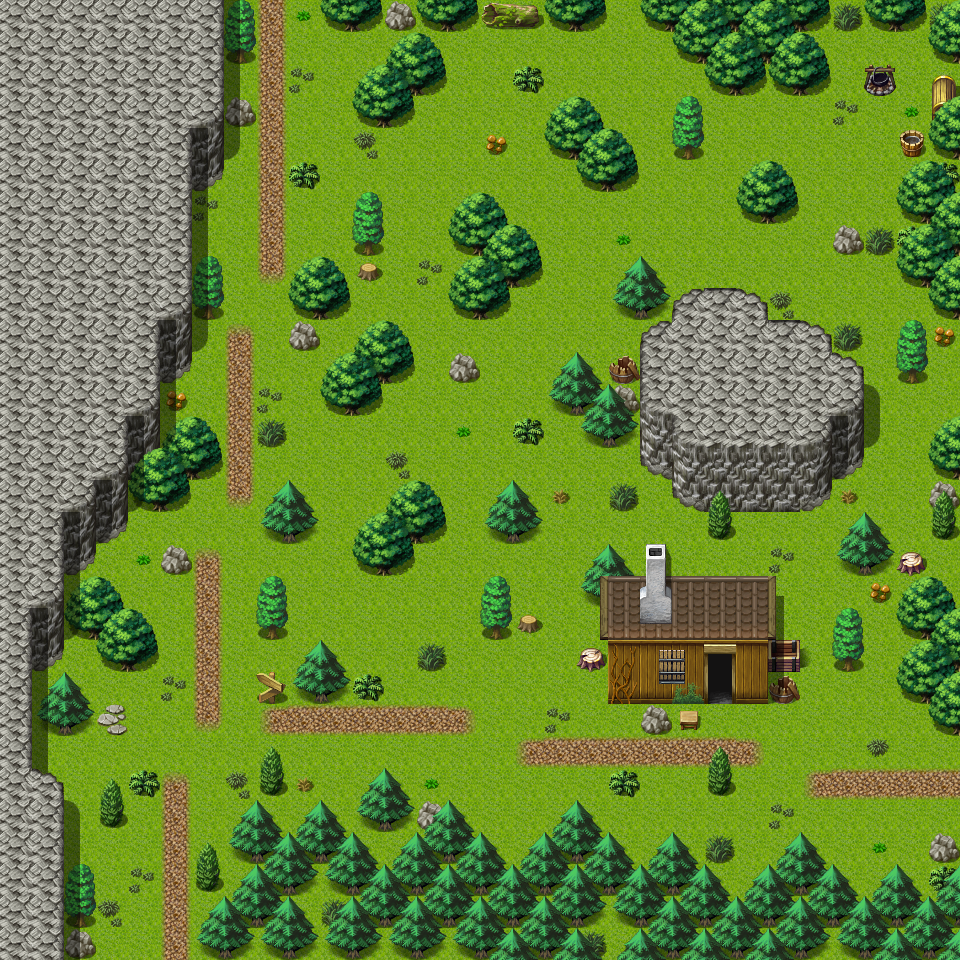

Tiled map render using the project's own tile images. Description and the map definition, with tile-layer contents summarised, below:
An orthogonal 30x30 tile map with 32x32 px tiles, 3 tile layers (Ground, Objects, Above), 1 hidden layer not drawn, 18 tilesets and 18 objects (7x mapchange, 7x spawn, 2x sign, script, key).

<map version="1.0" orientation="orthogonal" width="30" height="30" tilewidth="32" tileheight="32">
    <properties>
        <property name="outdoors" value="1" />
    </properties>
    <tileset firstgid="1" name="map_3" tilewidth="32" tileheight="32">
        <image source="../drawable/map_3.png" />
    </tileset>
    <tileset firstgid="65" name="map_4" tilewidth="32" tileheight="32">
        <image source="../drawable/map_4.png" />
    </tileset>
    <tileset firstgid="129" name="map_6" tilewidth="32" tileheight="32">
        <image source="../drawable/map_6.png" />
    </tileset>
    <tileset firstgid="193" name="map_19" tilewidth="32" tileheight="32">
        <image source="../drawable/map_19.png" />
    </tileset>
    <tileset firstgid="257" name="map_7" tilewidth="32" tileheight="32">
        <image source="../drawable/map_7.png" />
    </tileset>
    <tileset firstgid="321" name="map_10" tilewidth="32" tileheight="32">
        <image source="../drawable/map_10.png" />
    </tileset>
    <tileset firstgid="385" name="map_5" tilewidth="32" tileheight="32">
        <image source="../drawable/map_5.png" />
    </tileset>
    <tileset firstgid="449" name="map_0" tilewidth="32" tileheight="32">
        <image source="../drawable/map_0.png" />
    </tileset>
    <tileset firstgid="513" name="map_16" tilewidth="32" tileheight="32">
        <image source="../drawable/map_16.png" />
    </tileset>
    <tileset firstgid="577" name="map_20" tilewidth="32" tileheight="32">
        <image source="../drawable/map_20.png" />
    </tileset>
    <tileset firstgid="641" name="map_17" tilewidth="32" tileheight="32">
        <image source="../drawable/map_17.png" />
    </tileset>
    <tileset firstgid="705" name="map_1" tilewidth="32" tileheight="32">
        <image source="../drawable/map_1.png" />
    </tileset>
    <tileset firstgid="769" name="map_13" tilewidth="32" tileheight="32">
        <image source="../drawable/map_13.png" />
    </tileset>
    <tileset firstgid="833" name="map_8" tilewidth="32" tileheight="32">
        <image source="../drawable/map_8.png" />
    </tileset>
    <tileset firstgid="897" name="map_9" tilewidth="32" tileheight="32">
        <image source="../drawable/map_9.png" />
    </tileset>
    <tileset firstgid="961" name="map_28" tilewidth="32" tileheight="32">
        <image source="../drawable/map_28.png" />
    </tileset>
    <tileset firstgid="1025" name="map_2" tilewidth="32" tileheight="32">
        <image source="../drawable/map_2.png" />
    </tileset>
    <tileset firstgid="1089" name="map_27" tilewidth="32" tileheight="32">
        <image source="../drawable/map_27.png" />
    </tileset>
    <layer name="Ground" width="30" height="30">
        <data>[900 cells, 900 non-empty, 20 distinct tile ids]</data>
    </layer>
    <layer name="Objects" width="30" height="30">
        <data>[900 cells, 305 non-empty, 52 distinct tile ids]</data>
    </layer>
    <layer name="Above" width="30" height="30">
        <data>[900 cells, 142 non-empty, 18 distinct tile ids]</data>
    </layer>
    <layer name="Walkable" width="30" height="30" visible="0">
        <data>[900 cells, 409 non-empty, 1 distinct tile ids]</data>
    </layer>
    <objectgroup name="Mapevents">
        <object name="north" type="mapchange" x="256" y="0" width="64" height="32">
            <properties>
                <property name="map" value="wild5" />
                <property name="place" value="south" />
            </properties>
        </object>
        <object name="east" type="mapchange" x="928" y="736" width="32" height="96">
            <properties>
                <property name="map" value="wild9" />
                <property name="place" value="west" />
            </properties>
        </object>
        <object name="south" type="mapchange" x="96" y="928" width="96" height="32">
            <properties>
                <property name="map" value="wild7" />
                <property name="place" value="north" />
            </properties>
        </object>
        <object name="house" type="mapchange" x="704" y="672" width="32" height="32">
            <properties>
                <property name="map" value="wild6_house" />
                <property name="place" value="entrance" />
            </properties>
        </object>
        <object name="sign_wild6" type="sign" x="256" y="672" width="32" height="32" />
        <object name="east2" type="mapchange" x="928" y="544" width="32" height="64">
            <properties>
                <property name="map" value="wild9" />
                <property name="place" value="west2" />
            </properties>
        </object>
        <object name="east3" type="mapchange" x="928" y="320" width="32" height="128">
            <properties>
                <property name="map" value="wild9" />
                <property name="place" value="west3" />
            </properties>
        </object>
        <object name="north2" type="mapchange" x="608" y="0" width="32" height="32">
            <properties>
                <property name="map" value="wild5" />
                <property name="place" value="south2" />
            </properties>
        </object>
        <object name="sign_wild6_stump" type="sign" x="576" y="640" width="32" height="32" />
        <object name="brv_patrol_check_stop_hero" type="script" x="128" y="480" width="448" height="320">
            <properties>
                <property name="when" value="enter" />
            </properties>
        </object>
    </objectgroup>
    <objectgroup name="Spawn">
        <object name="forestboar2" type="spawn" x="192" y="96" width="480" height="256">
            <properties>
                <property name="quantity" value="2" />
                <property name="spawngroup" value="forestboar2" />
            </properties>
        </object>
        <object name="forestbeetle" type="spawn" x="381" y="221" width="512" height="352">
            <properties>
                <property name="ignoreAreas" value="true" />
                <property name="quantity" value="4" />
                <property name="spawngroup" value="forestbeetle" />
            </properties>
        </object>
        <object name="forestwasp" type="spawn" x="160" y="352" width="320" height="288">
            <properties>
                <property name="ignoreAreas" value="true" />
                <property name="quantity" value="2" />
                <property name="spawngroup" value="forestwasp" />
            </properties>
        </object>
        <object name="fox2" type="spawn" x="96" y="512" width="256" height="320">
            <properties>
                <property name="ignoreAreas" value="true" />
                <property name="quantity" value="2" />
                <property name="spawngroup" value="fox2" />
            </properties>
        </object>
        <object name="forestwolf1" type="spawn" x="352" y="640" width="512" height="256">
            <properties>
                <property name="ignoreAreas" value="true" />
                <property name="quantity" value="3" />
                <property name="spawngroup" value="forestwolf1" />
            </properties>
        </object>
        <object name="unzel" type="spawn" x="896" y="64" width="32" height="32">
            <properties>
                <property name="spawngroup" value="unzel" />
            </properties>
        </object>
        <object name="knights" type="spawn" x="96" y="448" width="512" height="384">
            <properties>
                <property name="active" value="false" />
                <property name="ignoreAreas" value="true" />
                <property name="quantity" value="6" />
                <property name="spawngroup" value="patrol_roaming" />
            </properties>
        </object>
    </objectgroup>
    <objectgroup name="Keys">
        <!-- 1 objects omitted --></objectgroup>
</map>
<!-- 1 of 18 objects omitted -->
